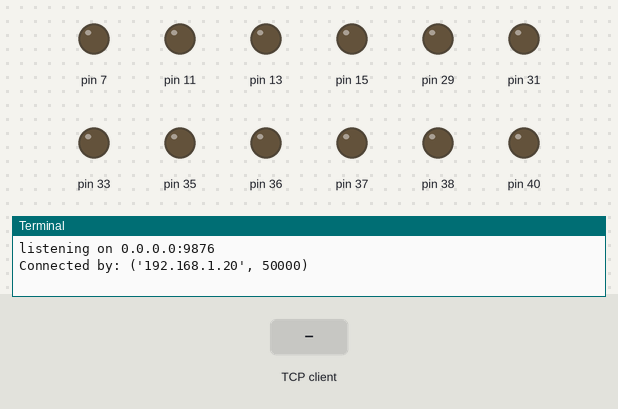
Bench run of a program on a simulated Raspberry Pi (header pin numbers). Shown: output pins drawn as LEDs (lit = HIGH), the last lines printed to the terminal. The inputs (shaded band) are chosen by the test bench. One TCP client connects 1 s after the port opens and stays connected.

Above: at 1.2 s.
1.3 s: the TCP client sends "back\n"
At 2.5 s:
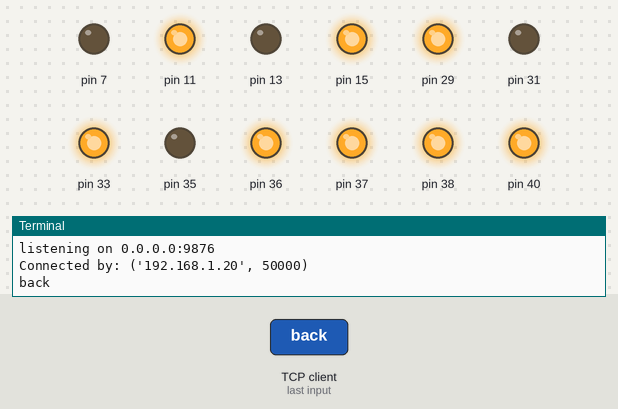
2.8 s: the TCP client sends "forward\n"
At 3.6 s:
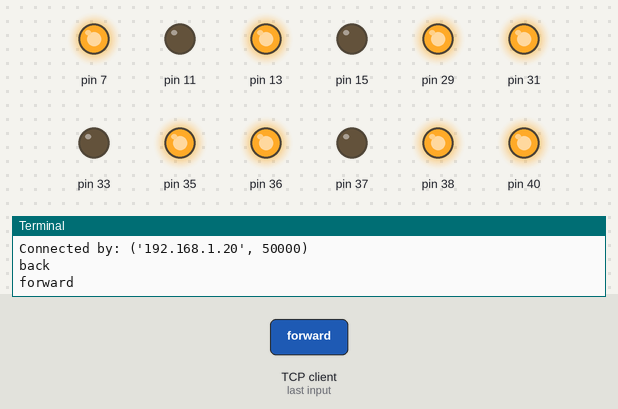
4.3 s: the TCP client sends "left\n"
At 4.8 s:
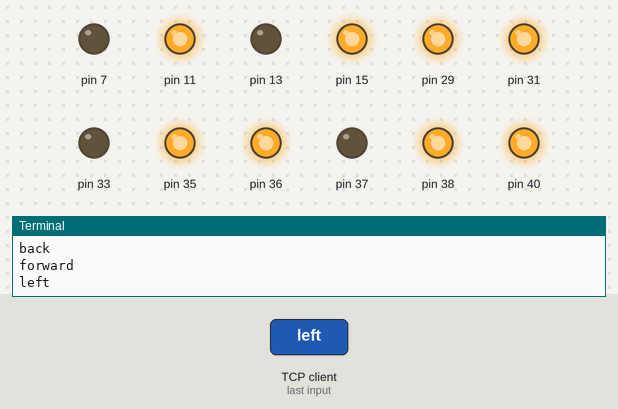
5.8 s: the TCP client sends "right\n"
At 7.1 s:
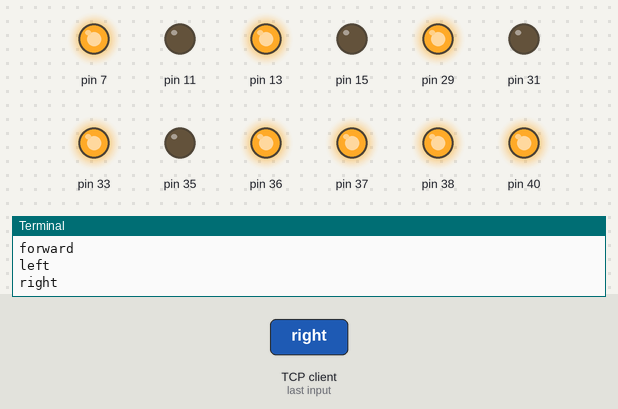
Timing chart, 0 to 8.3 s (numbered marks = the images above; inputs shaded):
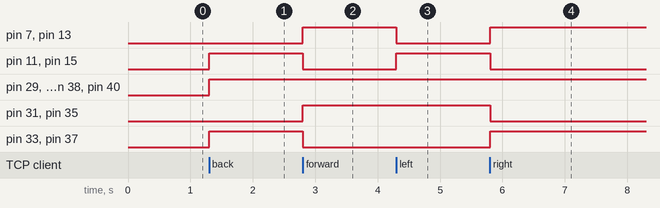

Measured:
- after the input at 1.3 s, pin 11, pin 15, pin 29, pin 33, pin 36–38, pin 40: LOW → HIGH at once
- after the input at 2.8 s, pin 7, pin 13, pin 31, pin 35: LOW → HIGH at once; pin 11, pin 15, pin 33, pin 37: HIGH → LOW at once
- after the input at 4.3 s, pin 7, pin 13: HIGH → LOW at once; pin 11, pin 15: LOW → HIGH at once
- after the input at 5.8 s, pin 7, pin 13, pin 33, pin 37: LOW → HIGH at once; pin 11, pin 15, pin 31, pin 35: HIGH → LOW at once

The program:

raspservice.py
```python
#!/usr/bin/env python3
# -*- coding: utf-8 -*-

from socket import *
from car import Car

Car.init()

commands = {
    'forward': Car.forward,
    'back': Car.back,
    'left': Car.turn_left,
    'right': Car.turn_right,
    'stop': Car.stop
}


def execute(command):
    print(command)
    commands[command]()

HOST = '0.0.0.0'
PORT = 9876

sock = socket(AF_INET, SOCK_STREAM)
sock.setsockopt(SOL_SOCKET, SO_REUSEADDR, 1)
sock.bind((HOST, PORT))
sock.listen(1)
print('listening on %s:%d' % (HOST, PORT))

try:
    while True:
        conn, addr = sock.accept()
        print('Connected by:', addr)
        try:
            while True:
                data = conn.recv(1024)
                if not data.strip():
                    print('recv is null')
                    break
                command = data.decode('utf-8').replace('\n', '')
                if not command:
                    break
                execute(command)
                conn.send('Done!'.encode('utf-8'))

        except Exception as e:
            print('---- Exception: ', e)
            sock.shutdown(SHUT_RDWR)
            conn.close()
            sock.close()
            print('socket closed!')

except KeyboardInterrupt:
    Car.cleanup()
    sock.shutdown(SHUT_RDWR)
    sock.close()
```

car.py
```python
#!/usr/bin/env python3
# -*- coding: utf-8 -*-

' 树莓派控制四驱小车 '

import RPi.GPIO as GPIO
import time

' 控制左侧的A,C轮子 '
L298N_1_ENA = 29
L298N_1_IN1 = 7
L298N_1_IN2 = 11
L298N_1_IN3 = 13
L298N_1_IN4 = 15
L298N_1_ENB = 36

' 控制右侧的B,D轮子 '
L298N_2_ENA = 38
L298N_2_IN1 = 31
L298N_2_IN2 = 33
L298N_2_IN3 = 35
L298N_2_IN4 = 37
L298N_2_ENB = 40


class Wheel:

    def __init__(self, name, pin_en, pin_1, pin_2):
        self.name = name
        self.pin_en = pin_en
        self.pin_1 = pin_1
        self.pin_2 = pin_2
        GPIO.setmode(GPIO.BOARD)
        GPIO.setup(self.pin_en, GPIO.OUT)
        GPIO.setup(self.pin_1, GPIO.OUT)
        GPIO.setup(self.pin_2, GPIO.OUT)
        self.stop()

    def forward(self):
        GPIO.output(self.pin_en, GPIO.HIGH)
        GPIO.output(self.pin_1, GPIO.HIGH)
        GPIO.output(self.pin_2, GPIO.LOW)

    def back(self):
        GPIO.output(self.pin_en, GPIO.HIGH)
        GPIO.output(self.pin_1, GPIO.LOW)
        GPIO.output(self.pin_2, GPIO.HIGH)

    def stop(self):
        GPIO.output(self.pin_en, GPIO.LOW)
        GPIO.output(self.pin_1, GPIO.LOW)
        GPIO.output(self.pin_2, GPIO.LOW)


class Car:

    wheels = [
        Wheel("A", L298N_1_ENA, L298N_1_IN1, L298N_1_IN2),
        Wheel("B", L298N_2_ENA, L298N_2_IN1, L298N_2_IN2),
        Wheel("C", L298N_1_ENB, L298N_1_IN3, L298N_1_IN4),
        Wheel("D", L298N_2_ENB, L298N_2_IN3, L298N_2_IN4)
    ]

    @staticmethod
    def init():
        GPIO.setmode(GPIO.BOARD)

    @staticmethod
    def forward():
        Car.stop()
        for wheel in Car.wheels:
            wheel.forward()

    @staticmethod
    def back():
        Car.stop()
        for wheel in Car.wheels:
            wheel.back()

    @staticmethod
    def turn_left():
        Car.stop()
        Car.wheels[0].back()
        Car.wheels[2].back()
        Car.wheels[1].forward()
        Car.wheels[3].forward()

    @staticmethod
    def turn_right():
        Car.stop()
        Car.wheels[0].forward()
        Car.wheels[2].forward()
        Car.wheels[1].back()
        Car.wheels[3].back()

    @staticmethod
    def stop():
        for wheel in Car.wheels:
            wheel.stop()

    @staticmethod
    def cleanup():
        GPIO.cleanup()


# if __name__ == '__main__':

#     try:
#         car = Car()
#         car.forward()
#         time.sleep(2)
#         car.back()
#         time.sleep(2)
#         car.turn_left()
#         time.sleep(2)
#         car.turn_right()
#         time.sleep(2)
#         car.stop()

#     except KeyboardInterrupt:
#         pass

#     GPIO.cleanup()
```
